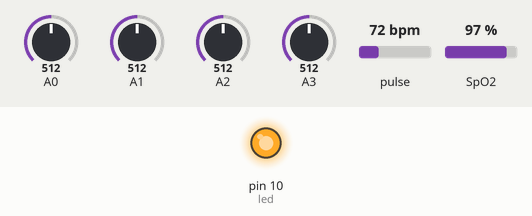
This sketch was run on a simulated Arduino Uno, built with avr-gcc and run on an emulated ATmega328P. Shown: output pins drawn as LEDs (lit = HIGH). The inputs (shaded band) are chosen by the test bench; at power-on: A0 = 512, A1 = 512, A2 = 512, A3 = 512, pulse 72 bpm, SpO2 97 %. Random numbers use the default seed unless the sketch sets one; pins used as bus, display or sensor lines are not drawn; what the sketch prints to the serial monitor is not drawn.

Above: at 0.3 s.
At 1.3 s:
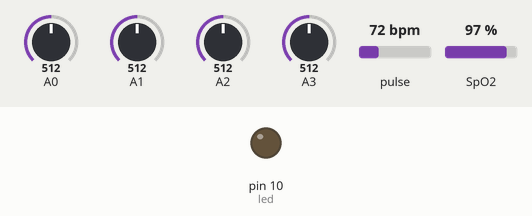
Timing chart, 0 to 2.8 s (numbered marks = the images above):
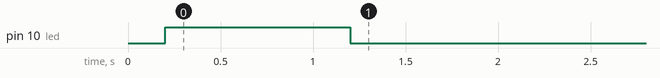

The sketch:

client_code.ino
```cpp
#include "MAX30100_PulseOximeter.h"

#define REPORTING_PERIOD_MS 1000

PulseOximeter pox;
uint32_t tsLastReport = 0;
int tempxyz;
int q = 0;
int Reset = 4;
int led = 10;

void onBeatDetected() {
  // Serial.println("Beat");
}

void setup() {
  Serial.begin(115200);
  // Serial.print("Initializing pulse oximeter..");
  digitalWrite(Reset, HIGH);
  delay(200);
  pinMode(Reset, OUTPUT);
  pinMode(led, OUTPUT);
  digitalWrite(led, HIGH);
  delay(1000);
  digitalWrite(led, LOW);

  if (!pox.begin()) {
    // Serial.println("FAILED");
    for (;;);
  } else {
    // Serial.println("SUCCESS");
  }

  pox.setIRLedCurrent(MAX30100_LED_CURR_7_6MA);
  pox.setOnBeatDetectedCallback(onBeatDetected);
}

void loop() {
  int temp = analogRead(A0);
  int x = analogRead(A1);
  int y = analogRead(A2);
  int z = analogRead(A3);

  pox.update();

  if (millis() - tsLastReport > REPORTING_PERIOD_MS) {
    float mv = (temp / 1024.0) * 5000;
    float cel = mv / 10;
    cel = random(29, 34);

    if (q == 9) {
      Serial.println("~" + String(pox.getHeartRate()) + "!" + String(pox.getSpO2()) + "@" + String(cel) + "#");
      q = 0;
    }

    q++;
    tsLastReport = millis();
  }
}
```
